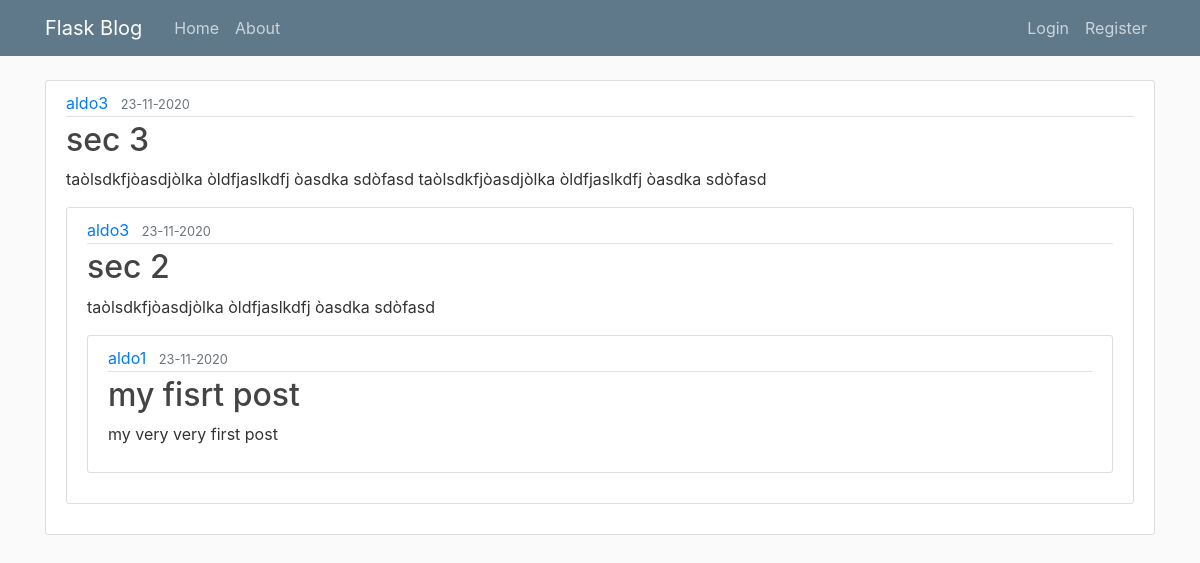
Page /home on the earlier database version.
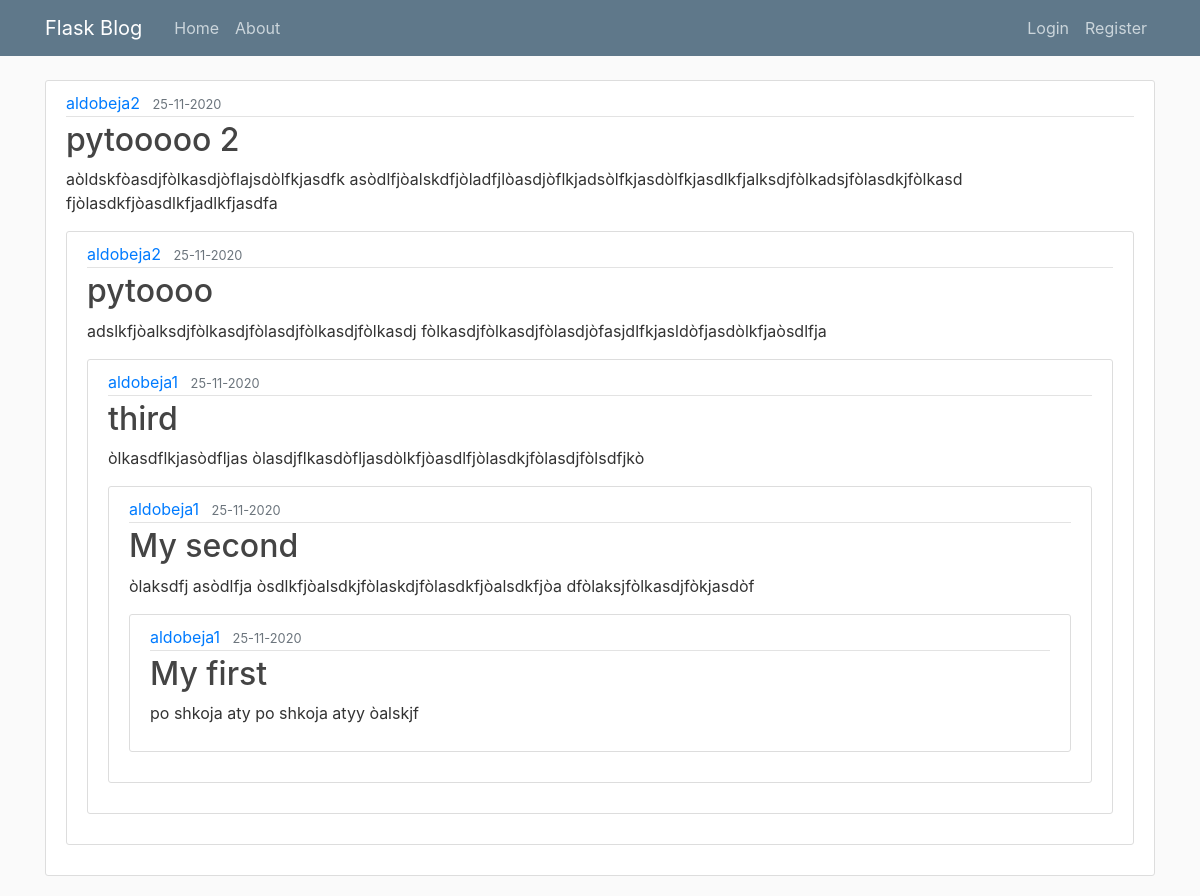
Same page on the later database version.
### app.py (models this page shows, shortened)
class Post(db.Model):
    id = db.Column(db.Integer, primary_key=True)
    title = db.Column(db.String(100), nullable=False)
    date_posted = db.Column(db.DateTime, nullable=False, default=datetime.utcnow )
    content = db.Column(db.Text, nullable=False)
    user_id = db.Column(db.Integer, db.ForeignKey('user.id'), nullable=False)

class User(db.Model, UserMixin):
    id = db.Column(db.Integer, primary_key=True)
    username = db.Column(db.String(20), unique=True, nullable=False)
    email = db.Column(db.String(120), unique=True, nullable=False)
    password = db.Column(db.String(60),nullable=False)
    posts = db.relationship('Post', backref='author', lazy=True)

### app.py (the view)
@app.route("/")
@app.route("/home")
def home():
    form = PostForm
    posts = Post.query.order_by(Post.date_posted.desc()).all()
    return render_template('home.html', posts=posts, title='Home')

### templates/home.html
{% extends "layout.html" %}
{% block content %}
    {% for post in posts %}
        <article class="media content-section">
            <div class="media-body">
                <div class="article-metadata">
                    <a class="mr-2" href="{{url_for('user_posts', username=post.author.username) }}">{{ post.author.username }}</a>
                    <small class="text-muted">{{ post.date_posted.strftime('%d-%m-%Y') }}</small>
                </div>
                <h2><a class="article-title" href="{{url_for('post', post_id=post.id)}}">{{ post.title }}</a></h2>
                <p class="article-content">{{ post.content }}</p>
    {% endfor %}
{% endblock %}

### templates/layout.html (shortened to what this page needs)
<!DOCTYPE html>
<html lang="en">
<head>
    <link rel="stylesheet" href="https://cdn.jsdelivr.net/npm/bootstrap@4.5.3/dist/css/bootstrap.min.css">
    <link rel="stylesheet" href="{{ url_for('static', filename='main.css')}}">
</head>
<body>
    <header class="site-header">
        <nav class="navbar navbar-expand-md navbar-dark bg-steel fixed-top">
            <div class="container">
                <a class="navbar-brand mr-4" href="/">Flask Blog</a>
                <div class="collapse navbar-collapse" id="navbarToggle">
                    <div class="navbar-nav mr-auto">
                        <a class="nav-item nav-link" href="{{ url_for('home')}}">Home</a>
                        <a class="nav-item nav-link" href="{{ url_for('about')}}">About</a>
                    </div>
                    <div class="navbar-nav">
                        {% if current_user.is_authenticated %}
                            <a class="nav-item nav-link" href="{{url_for('new_post')}}">New Post</a>
                            <a class="nav-item nav-link" href="{{url_for('account')}}">Account</a>
                            <a class="nav-item nav-link" href="{{url_for('logout')}}">Logout</a>
                        {% else %}
                            <a class="nav-item nav-link" href="{{url_for('login')}}">Login</a>
                            <a class="nav-item nav-link" href="{{url_for('register')}}">Register</a>
                        {% endif%}
                    </div>
                </div>
            </div>
        </nav>
    </header>
    <div class="container">
        {% block content %}
        {% endblock %}
    </div>
</body>
</html>

### static/main.css (style rules this page uses)
body { background: #fafafa; color: #333333; margin-top: 5rem; }
h1, h2, h3, h4, h5, h6 { color: #444444; }
.bg-steel { background-color: #5f788a; }
.site-header .navbar-nav .nav-link { color: #cbd5db; }
.content-section { background: #ffffff; padding: 10px 20px; border: 1px solid #dddddd; border-radius: 3px; margin-bottom: 20px; }
.article-title { color: #444444; }
.article-content { white-space: pre-line; }
.article-metadata { padding-bottom: 1px; margin-bottom: 4px; border-bottom: 1px solid #e3e3e3 }

Differences in the rows shown:
removed Post: author.username "aldo3", date_posted "23-11-2020", title "sec 3", content "taòlsdkfjòasdjòlka òldfjaslkdfj òasdka sdòfasd taòlsdkfjòasdjòlka òldfjaslkdfj òasdka sdòfasd"
removed Post: author.username "aldo3", date_posted "23-11-2020", title "sec 2", content "taòlsdkfjòasdjòlka òldfjaslkdfj òasdka sdòfasd"
added Post: author.username "aldobeja2", date_posted "25-11-2020", title "pytooooo 2", content "aòldskfòasdjfòlkasdjòflajsdòlfkjasdfk asòdlfjòalskdfjòladfjlòasdjòflkjadsòlfkjasdòlfkjasdlkfjalksdjfòlkadsjfòlasdkjfòlkasd fjòlasdkfjòasdlkfjadlkfjasdfa"
added Post: author.username "aldobeja2", date_posted "25-11-2020", title "pytoooo", content "adslkfjòalksdjfòlkasdjfòlasdjfòlkasdjfòlkasdj fòlkasdjfòlkasdjfòlasdjòfasjdlfkjasldòfjasdòlkfjaòsdlfja"
added Post: author.username "aldobeja1", date_posted "25-11-2020", title "third", content "òlkasdflkjasòdfljas òlasdjflkasdòfljasdòlkfjòasdlfjòlasdkjfòlasdjfòlsdfjkò"
added Post: author.username "aldobeja1", date_posted "25-11-2020", title "My second", content "òlaksdfj asòdlfja òsdlkfjòalsdkjfòlaskdjfòlasdkfjòalsdkfjòa dfòlaksjfòlkasdjfòkjasdòf"
changed Post: author.username "aldo1" → "aldobeja1"; date_posted "23-11-2020" → "25-11-2020"; title "my fisrt post" → "My first"; content "my very very first post" → "po shkoja aty po shkoja atyy òalskjf"
